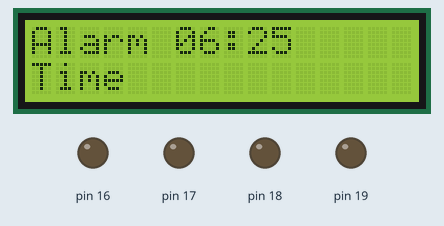
Simulated run of this sketch. Board: Arduino Uno, built with avr-gcc and run on an emulated ATmega328P. On the bench: 16×2 character LCD, output pins drawn as LEDs (lit = HIGH). What the sketch prints to the serial monitor is not drawn.

Above: at 0.1 s.
At 4.1 s:
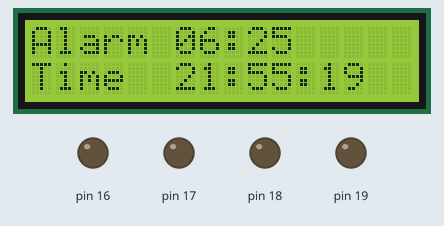
At 9.1 s:
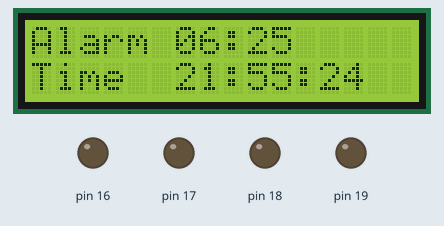
At 19.1 s:
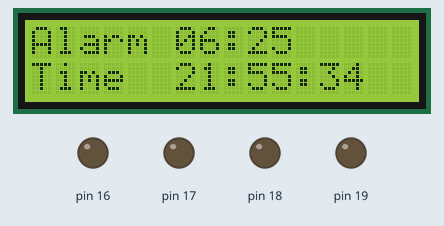
At 28.1 s:
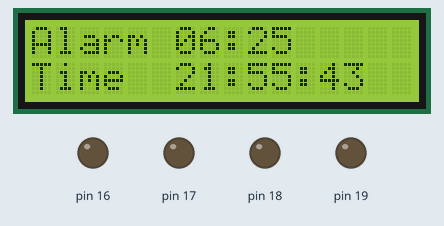
At 38.1 s:
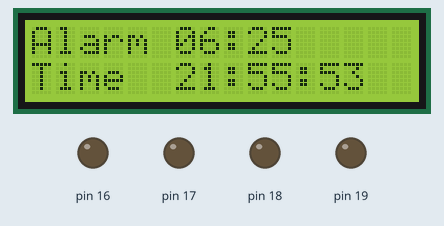

Measured:
- what the display in image 1 shows lasts 1.0 s, from 4.1 s to 5.1 s

The sketch:

Lichtwecker05.ino
```cpp
/*
 * Lichtwecker rev 0.0
 * Alarm Clock + LCD
 *
 * rev 0.2 print alarmtime
 * rev 0.1 add LEDs
 */
#include <SoftPWM.h>
#include <Time.h>
#include <TimeAlarms.h>
#include <LiquidCrystal.h>
LiquidCrystal lcd(12, 11, 5, 4, 3, 2);
const int fadetime = 500;
int dim = 0;      // startvalue for leds -> dark
int dimmax = 248; // max brightness led
int inc = 8;      // increase of LED
boolean light = false; // light switch bool

void setup()
{
  Serial.begin(9600);
  lcd.begin(16, 2);
  setTime(21,55,15,10,7,13); // set time to Saturday 20:33:00am 30.09.2013

  // create the alarms
  Alarm.alarmRepeat(6,25,0, MorningAlarm);  // 20:34 every day
  Alarm.timerRepeat(1, lcdDisplay);      // display time every sec

  // lcd alarm
  lcd.setCursor(0,0);
  lcd.print("Alarm 06:25");
  lcd.setCursor(0,1);
  lcd.print("Time ");

  SoftPWMBegin();
  SoftPWMSet(19,0);
  SoftPWMSet(18,0);
  SoftPWMSet(17,0);
  SoftPWMSet(16,0);
  SoftPWMSetFadeTime(19, fadetime, fadetime);
  SoftPWMSetFadeTime(18, fadetime, fadetime);
  SoftPWMSetFadeTime(17, fadetime, fadetime);
  SoftPWMSetFadeTime(16, fadetime, fadetime);
}

void  loop(){
  digitalClockDisplay();
  Alarm.delay(1000); // wait one second between clock display
  if (light){
     for(int x = 0; x < 31; x++){
        increaseLight();
        Alarm.delay(60000); //1min every step
     }
     light = false;
  }else{
     Alarm.delay(600000); // wait 10min
     lightOff();
  }
}

// functions to be called when an alarm triggers:
void MorningAlarm(){
  Serial.println("Alarm: - turn lights on");
  light = true;
}

void increaseLight(){
    // 30min sonnenaufgang
    // 255/30 = 8.5 ~ 1min/8
    if (dim < dimmax){
      dim = dim + inc;
    }
    Serial.println(dim);
    SoftPWMSet(19, dim);
    SoftPWMSet(18, dim);
    SoftPWMSet(17, dim);
    SoftPWMSet(16, dim);
}

void lightOff(){
    SoftPWMSet(19, 0);
    SoftPWMSet(18, 0);
    SoftPWMSet(17, 0);
    SoftPWMSet(16, 0);
}

void lcdDisplay(){
  lcd.setCursor(6,1);
  lcd.print(hour());
  printLcdDigits(minute());
  printLcdDigits(second());
  lcd.print(" ");
}
void printLcdDigits(int digits)
{
  lcd.print(":");
  if(digits < 10)
    lcd.print('0');
  lcd.print(digits);
}
void digitalClockDisplay()
{
  // digital clock display of the time
  Serial.print(hour());
  printDigits(minute());
  printDigits(second());
  Serial.println();
}

void printDigits(int digits)
{
  Serial.print(":");
  if(digits < 10)
    Serial.print('0');
  Serial.print(digits);
}
```
